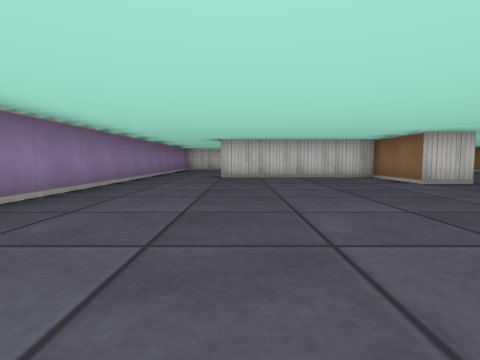
[1] (above)

21 first-person views from a walk through a cub3D level. The camera is about half as high as the walls, tilts 4° down and sees 80° across. The floor is counted in squares. Each view is taken from the middle of a square. On the plan, view 1 faces up. The plan holds only what a view shows up to about 9 squares ahead; the rest is blank.

[2]
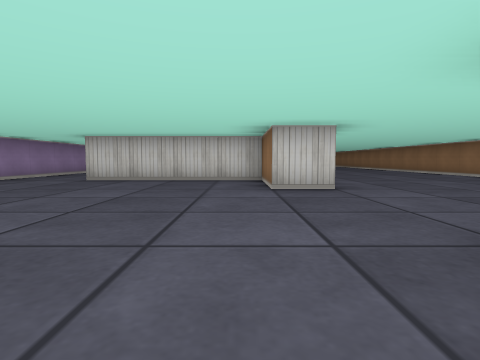

[3]
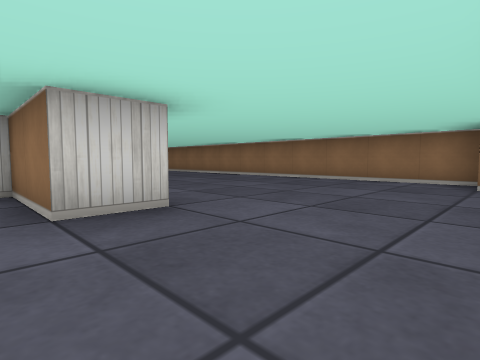

[4]
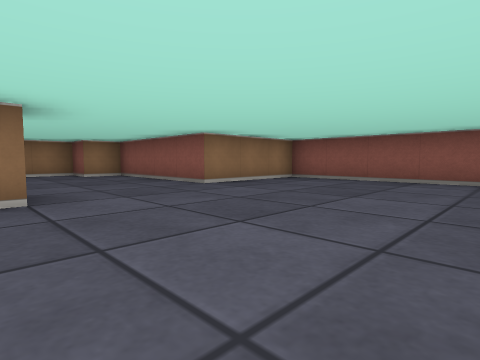

[5]
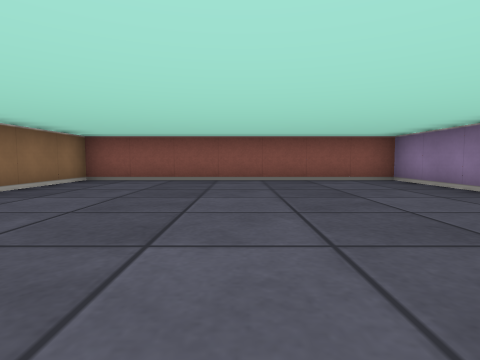

[6]
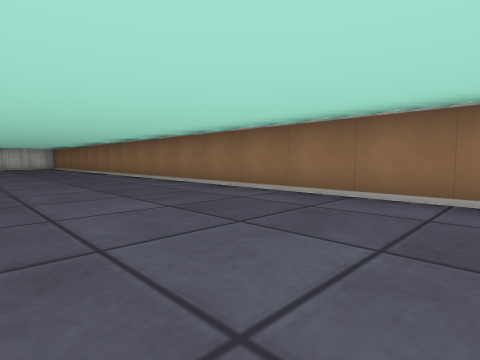

[7]
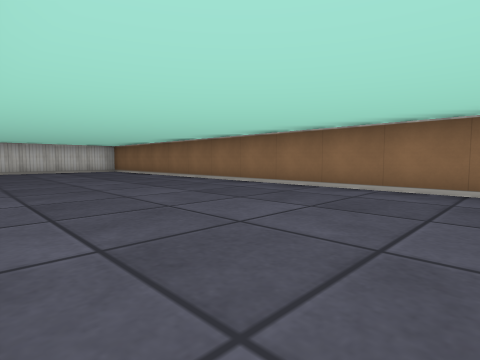

[8]
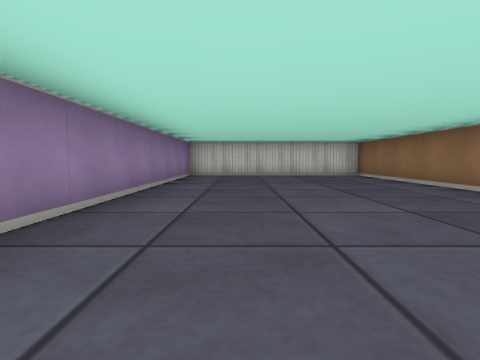

[9]
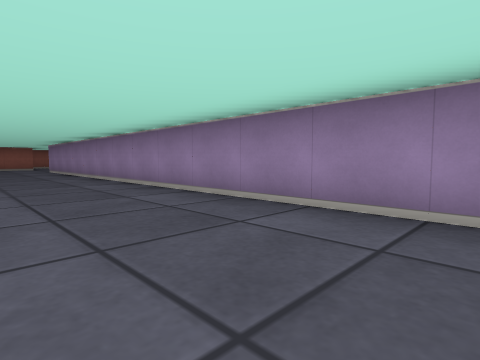

[10]
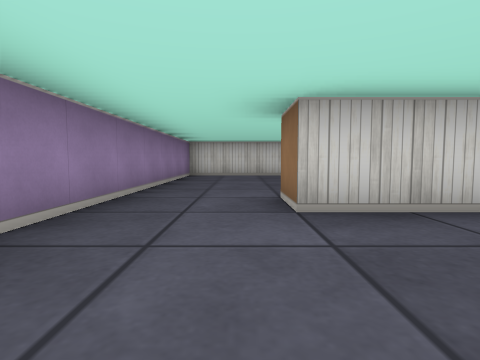

[11]
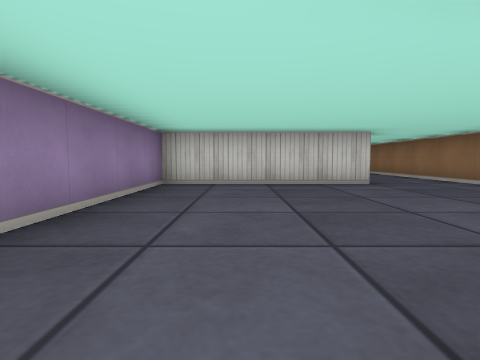

[12]
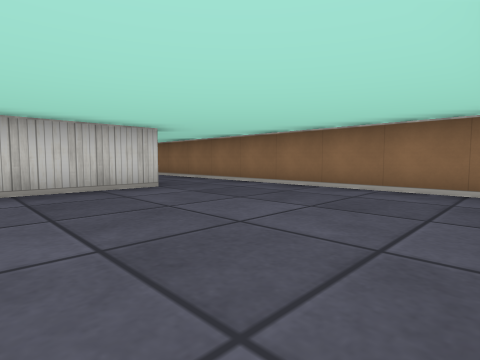

[13]
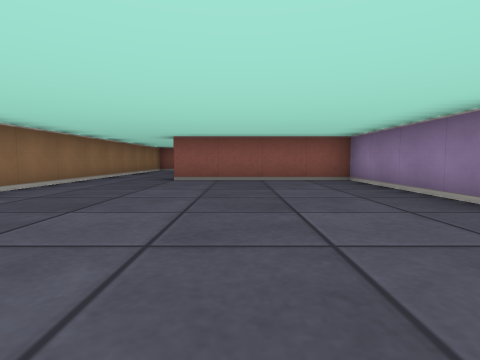

[14]
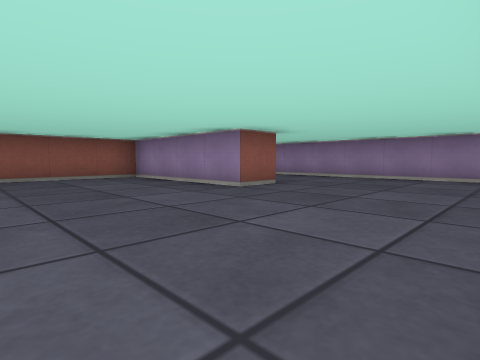

[15]
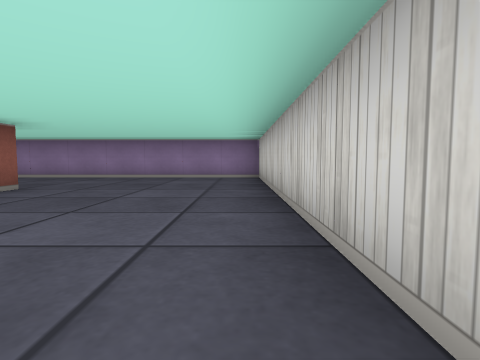

[16]
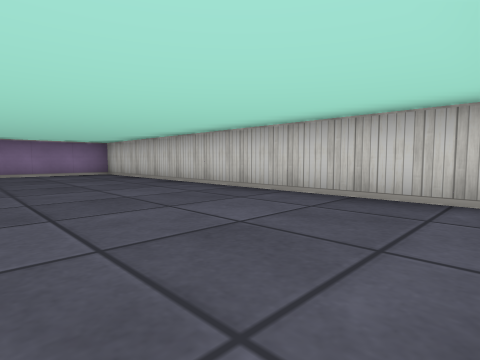

[17]
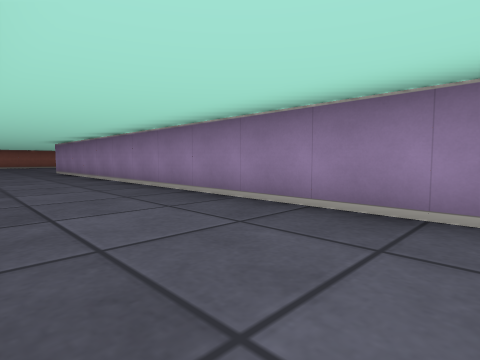

[18]
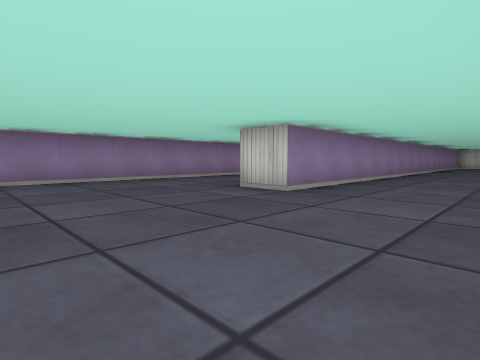

[19]
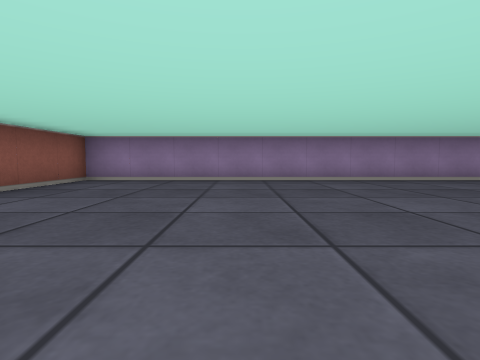

[20]
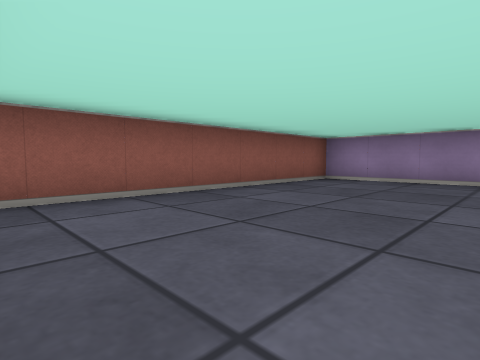

[21]
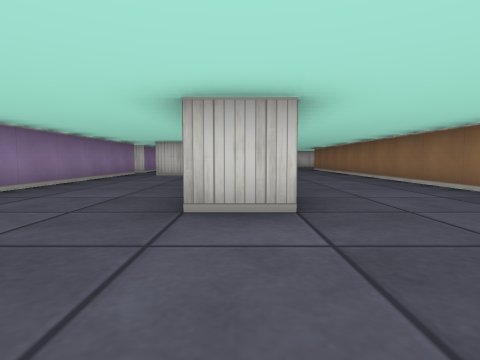

### Floor plan
Ten units are one square. View 1 is at (0, 0); x grows to the right and y downward. Boxes are objects, and circles mark ways between rooms. Rooms are numbered by the first view taken in them; rooms with no view inside come last. Other rooms are left out.
<svg viewBox="-110 -230 210 240">
<path fill="none" stroke="#000" d="M46 -55 35 -55 35 -75 -5 -75M-25 -75 -25 5 45 5 45 -25 85 -25 85 -35 95 -35 95 -225 45 -225 45 -78M16 -135 -25 -135 -25 -75M-5 -75 -5 -85M35 -94 35 -146M-35 -91 -35 -140M-86 -135 -95 -135M-105 -140 -105 5 -42 5M-35 -185 -25 -185 -25 -145 15 -145M35 -146 35 -171M28 -225 -65 -225 -65 -75 -75 -75"/>
<circle cx="-15" cy="-80" r="3" fill="#2a7"/>
<circle cx="25" cy="-140" r="3" fill="#2a7"/>
<text x="50" y="-90">1</text>
<text x="0" y="-110">2</text>
<text x="-50" y="-120">3</text>
</svg>
Room 1 opens to room 2. Room 2 opens to room 3.

Where each view was taken, in squares from view 1:
view 1: 0 up, 0 right, facing up
view 2: 1 up, 3 right, facing up
view 3: 3 up, 3 right, facing up-right
view 4: 6 up, 0 right, facing down-right
view 5: 6 up, 1 right, facing down
view 6: 6 up, 6 right, facing up-right
view 7: 11 up, 5 right, facing up-right
view 8: 14 up, 6 right, facing up
view 9: 18 up, 7 right, facing down-left
view 10: 5 up, 1 left, facing up
view 11: 8 up, 1 left, facing up
view 12: 9 up, 1 left, facing up-right
view 13: 21 up, 0 right, facing down
view 14: 22 up, 1 right, facing down-left
view 15: 22 up, 1 right, facing left
view 16: 19 up, 3 right, facing up-left
view 17: 19 up, 4 left, facing down-left
view 18: 4 up, 4 left, facing up-left
view 19: 3 up, 4 left, facing left
view 20: 3 up, 4 left, facing down-left
view 21: 5 up, 7 left, facing up
